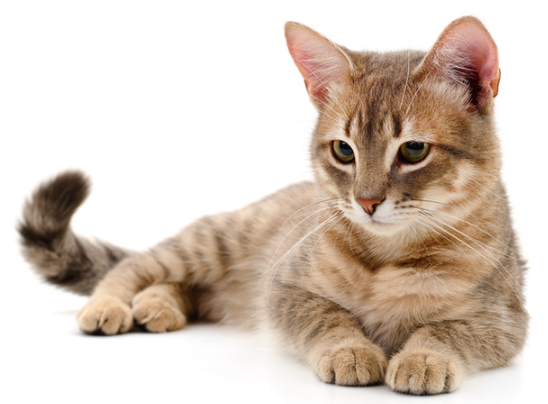
#> input picture assets/cat_lying.png, 548 x 404 px
$ python make_skin.py
#> lines starting #> are read from the running program, lines starting #| are printed output that depends on the picture; after the words box and inside, x2 and y2 are one past the last pixel; in counts of white or black regions, pixels touching at a corner belong together
"""실사 고양이 사진(assets/cat_lying.png)에서 뼈대 고양이에 입힐 '스킨' 조각을 오려낸다.

    python tools/make_skin.py   →  assets/skin/*.png, skin.json

만드는 것:
  head.png            귀를 뺀 머리 (볼에 붙은 어깨 털은 잘라냄)
  ear_near/far.png    움직일 수 있는 귀 두 개 (피벗 = 귀 밑동)
  lid_a/b.png         감은 눈꺼풀 (실제 털 질감 + 음영)
  paw.png             앞발
  fur_body.png        몸통 털 (여러 조각을 불규칙하게 이어 붙이고 줄무늬를 손으로 그려 넣음: 반복 없음)
  fur_leg.png         다리·꼬리 털 (옅은 가로 줄무늬)  / fur_dark.png (먼 쪽 다리)  / fur_cream.png (배·가슴)
사진을 좌우로 뒤집어(고양이가 오른쪽을 보게) 쓴다. 개발용 도구라 Pillow/numpy/scipy 가 필요하다.
"""
import json
from pathlib import Path

import numpy as np
from PIL import Image, ImageDraw, ImageFilter
from scipy import ndimage

ROOT = Path(__file__).resolve().parent.parent
SRC = ROOT / "assets" / "cat_lying.png"
OUT = ROOT / "assets" / "skin"

HEAD_SCALE = 0.244            # 사진 1px = 로컬 단위 0.244
SAVE_SCALE = HEAD_SCALE * 2   # 2배 해상도로 저장 (저장된 이미지 1px = 0.5 단위)
HEAD_CENTER = (146, 170)      # 뒤집은 사진의 얼굴 중심 (머리 회전의 기준점)
EYES_ORIG = [(343, 151), (413, 151)]
MOUTH_ORIG = (385, 224)

# 뒤집은 사진 기준 좌표 (확대 격자로 확인한 값)
EAR_NEAR = {"poly": [(46, 108), (46, 62), (58, 28), (78, 13), (103, 21), (127, 44), (137, 64), (134, 96), (110, 110)],
            "pivot": (100, 98)}     # 왼쪽(뒤쪽) 귀
EAR_FAR = {"poly": [(197, 100), (197, 66), (210, 46), (240, 27), (270, 14), (279, 14), (279, 62), (262, 92),
                    (238, 108), (210, 112)],
           "pivot": (224, 98)}      # 오른쪽(앞쪽) 귀
# 턱 영역 (뒤집은 사진 기준): 입술 선(y≈222) 아래 턱 털. 확대 사진으로 확인한 좌표
JAW_POLY = [(147, 222), (177, 221), (207, 222), (211, 231), (203, 244), (177, 251), (151, 244), (143, 232)]
LIP_M = (177, 221.5)
RES = 2                       # 털 질감 해상도 배수 (1 단위 = 2*RES 텍셀). 확대해도 도트가 보이지 않게
RNG = np.random.default_rng(7)


def foreground_alpha(rgb):
    """흰 배경 제거: 가장자리와 이어진 거의 흰색 영역만 배경으로 본다."""
    dist = 255 - rgb.min(axis=2).astype(np.int16)
    cand = dist <= 22
    lab, _ = ndimage.label(cand)
    border = np.unique(np.concatenate([lab[0], lab[-1], lab[:, 0], lab[:, -1]]))
    bg = np.isin(lab, border[border != 0])
    cand2 = dist <= 62
    lab2, _ = ndimage.label(cand2)
    b2 = np.unique(np.concatenate([lab2[0], lab2[-1], lab2[:, 0], lab2[:, -1]]))
    shadow = np.isin(lab2, b2[b2 != 0]) & ~bg
    bg = bg | (shadow & ndimage.binary_dilation(bg, iterations=6) & (dist <= 62 * 0.6 + 22 * 0.4))
    fg = ndimage.binary_fill_holes(ndimage.binary_opening(~bg, iterations=1))
    lab_fg, n = ndimage.label(fg)
    if n > 1:
        sizes = ndimage.sum(fg, lab_fg, range(1, n + 1))
        fg = lab_fg == (int(np.argmax(sizes)) + 1)
    return ndimage.gaussian_filter(fg.astype(np.float32), 1.0)


def smoothstep(x):
    x = np.clip(x, 0, 1)
    return x * x * (3 - 2 * x)


def poly_mask(shape, poly, blur=0.0):
    img = Image.new("L", (shape[1], shape[0]), 0)
    ImageDraw.Draw(img).polygon([tuple(p) for p in poly], fill=255)
    m = np.asarray(img, np.float32) / 255.0
    return ndimage.gaussian_filter(m, blur) if blur else m


def fill_holes_rgb(rgb, known, sigma=7.0):
    """known(0/1) 밖의 픽셀을 주변 색으로 번지게 채운다 (정규화 컨볼루션)."""
    k = known.astype(np.float32)
    num = np.stack([ndimage.gaussian_filter(rgb[..., c] * k, sigma) for c in range(3)], axis=-1)
    den = ndimage.gaussian_filter(k, sigma)[..., None] + 1e-6
    filled = num / den
    return np.where(known[..., None] > 0.5, rgb, filled)


def save_rgba(arr_rgb, alpha, path, crop=None, resize=None):
    img = Image.fromarray(np.dstack([np.clip(arr_rgb, 0, 255).astype(np.uint8), (np.clip(alpha, 0, 1) * 255).astype(np.uint8)]),
                          "RGBA")
    if crop:
        img = img.crop(crop)
    if resize:
        img = img.resize(resize, Image.LANCZOS)
    img.save(path)
    return img


# ----------------------------------------------------------------------- 털 질감
def quilt(sources, size, n_patch, patch_px, scale, rng):
    """사진 털 조각들을 무작위로 겹쳐 붙여(가장자리 부드럽게) 반복 없는 질감을 만든다."""
    W, H = size
    canvas = np.zeros((H, W, 3), np.float32)
    weight = np.zeros((H, W), np.float32)
    for _ in range(n_patch):
        src = sources[rng.integers(len(sources))]
        s = int(patch_px * rng.uniform(0.8, 1.25))
        sx = rng.integers(0, src.shape[1] - s)
        sy = rng.integers(0, src.shape[0] - s)
        patch = src[sy:sy + s, sx:sx + s]
        if rng.random() < 0.5:
            patch = patch[:, ::-1]
        if rng.random() < 0.5:
            patch = patch[::-1]
        if rng.random() < 0.5:
            patch = np.rot90(patch)
        pw = max(8, int(round(s * scale)))
        patch = np.asarray(Image.fromarray(np.ascontiguousarray(patch).astype(np.uint8)).resize((pw, pw), Image.LANCZOS),
                           np.float32)
        yy, xx = np.mgrid[0:pw, 0:pw]
        # 가장자리에서 0 으로 떨어지는 Hann 창 → 조각 경계가 보이지 않고 부드럽게 섞인다
        win = (np.sin(np.pi * (xx + 0.5) / pw) * np.sin(np.pi * (yy + 0.5) / pw)) ** 2
        x0 = int(rng.integers(-pw // 2, W - pw // 2))
        y0 = int(rng.integers(-pw // 2, H - pw // 2))
        xa, ya = max(0, x0), max(0, y0)
        xb, yb = min(W, x0 + pw), min(H, y0 + pw)
        if xb <= xa or yb <= ya:
            continue
        pwin = win[ya - y0:yb - y0, xa - x0:xb - x0]
        canvas[ya:yb, xa:xb] += patch[ya - y0:yb - y0, xa - x0:xb - x0] * pwin[..., None]
        weight[ya:yb, xa:xb] += pwin
    out = canvas / np.maximum(weight, 1e-3)[..., None]
    hole = weight < 0.02                                    # 아주 드물게 남는 빈 픽셀은 평균색으로 메움
    if hole.any():
        out[hole] = np.median(out[~hole].reshape(-1, 3), axis=0)
    return out


def add_hair(img, rng, density=0.17 / (RES * RES), length=(7 * RES, 16 * RES), spread=36, alpha=(0.20, 0.42), width=2 * RES - 1):
    """털 가닥을 촘촘하게 얹는다. 질감 1px 가 화면에서 0.5 단위라, 가닥 굵기를 2px(=1 단위)로 해야 실제 크기에서도 보인다.
    각 가닥은 그 자리의 털 색을 밝게/어둡게 바꾼 색이라 자연스럽게 섞인다."""
    H, W = img.shape[:2]
    layer = Image.fromarray(np.clip(img, 0, 255).astype(np.uint8)).convert("RGBA")
    ov = Image.new("RGBA", (W, H), (0, 0, 0, 0))
    dr = ImageDraw.Draw(ov)
    for _ in range(int(W * H * density)):
        x, y = rng.uniform(0, W), rng.uniform(0, H)
        ang = np.radians(90 + rng.uniform(-spread, spread))           # 대체로 위아래 방향 (털이 자란 방향)
        ln = rng.uniform(*length)
        base = img[int(y) % H, int(x) % W]
        k = rng.choice((1.30, 1.15, 0.84, 0.70), p=(0.3, 0.25, 0.25, 0.2))
        col = tuple(int(min(255, c * k)) for c in base)
        a = int(255 * rng.uniform(*alpha))
        x2, y2 = x + ln * np.cos(ang), y + ln * np.sin(ang)
        # 털끝은 가늘어지게: 굵은 선 + 끝쪽 가는 선
        mx, my = (x + x2) / 2, (y + y2) / 2
        dr.line((x, y, mx, my), fill=col + (a,), width=width)
        dr.line((mx, my, x2, y2), fill=col + (int(a * 0.8),), width=1)
    return np.asarray(Image.alpha_composite(layer, ov).convert("RGB"), np.float32)


def boost(img, k):
    """평균을 기준으로 밝고 어두운 차이를 k 배로 키운다 (머리 사진처럼 털 결과 무늬가 또렷하게)."""
    mean = img.reshape(-1, 3).mean(axis=0)
    return np.clip(mean + (img - mean) * k, 0, 255)


def paint_tabby(img, dark, rng):
    """자연스러운 얼룩(태비) 무늬: 등 쪽이 가장 짙고 배로 갈수록 옅어지며, 줄은 끊어지고 굵기·간격이 제각각이고,
    줄 사이사이에 번진 점 얼룩이 섞인다. 호랑이처럼 균일하고 긴 줄을 만들지 않는다."""
    H, W = img.shape[:2]
    stripes = Image.new("L", (W, H), 0)
    dr = ImageDraw.Draw(stripes)
    x = rng.uniform(0, 30 * RES)
    while x < W + 30:
        xc = x + rng.uniform(-6, 6) * RES
        nseg = int(rng.choice((1, 2, 2, 3)))
        y0 = -4 * RES
        for _ in range(nseg):                                           # 한 줄을 여러 토막으로 끊는다
            ln = H * rng.uniform(0.12, 0.30)
            w0 = rng.uniform(6, 13) * RES
            wob = rng.uniform(2, 6) * RES
            ph = rng.uniform(0, 6.28)
            lean = rng.uniform(-0.3, 0.3)
            L, R = [], []
            for k in range(0, 13):
                u = k / 12
                y = y0 + u * ln
                cx = xc + wob * np.sin(ph + u * 4.0) + lean * (y - y0)
                w = w0 * (np.sin(np.pi * u) ** 0.7) * (0.8 + 0.2 * np.sin(u * 7 + ph)) + 0.8 * RES   # 양 끝이 가늘다
                L.append((cx - w / 2, y))
                R.append((cx + w / 2, y))
            dr.polygon(L + R[::-1], fill=255)
            y0 += ln + H * rng.uniform(0.04, 0.12)
            xc += lean * ln * 0.4
            if y0 > H * 0.7:
                break
        x += rng.uniform(26, 58) * RES
    stripes = stripes.filter(ImageFilter.GaussianBlur(3.4 * RES))
    a = np.asarray(stripes, np.float32) / 255.0
    # 등 쪽이 가장 짙고, 배 쪽으로 갈수록 옅어진다
    fall = np.clip(1.15 - np.linspace(0, 1, H)[:, None] * 1.0, 0.25, 1.0)
    a = a * fall

    spots = Image.new("L", (W, H), 0)
    sd = ImageDraw.Draw(spots)
    for _ in range(int(W * H / (RES * RES) / 900)):                    # 번진 점 얼룩
        cx, cy = rng.uniform(0, W), rng.uniform(0, H * 0.8)
        r = rng.uniform(2.5, 7) * RES
        sd.ellipse((cx - r * rng.uniform(0.7, 1.4), cy - r, cx + r * rng.uniform(0.7, 1.4), cy + r),
                   fill=int(rng.uniform(80, 200)))
    spots = spots.filter(ImageFilter.GaussianBlur(2.4 * RES))
    b = np.asarray(spots, np.float32) / 255.0 * 0.5 * fall

    mask = np.clip(a * 0.62 + b, 0, 0.85)[..., None]
    detail = ndimage.gaussian_filter(0.85 + 0.3 * rng.random((H, W, 1)).astype(np.float32), (0.8, 0.8, 0))
    return img * (1 - mask) + (np.array(dark, np.float32) * detail) * mask


# [30 lines left out: function paint_stripes, not called in this run]


def paint_rings(img, dark, rng, period=17 * RES, alpha=0.55):
    H, W = img.shape[:2]
    layer = Image.new("L", (W, H), 0)
    dr = ImageDraw.Draw(layer)
    y = rng.uniform(0, period)
    while y < H:
        t = rng.uniform(3, 6) * RES
        pts = [(x, y + 2.5 * RES * np.sin(x / (11 * RES) + y)) for x in range(0, W + 8 * RES, 8 * RES)]
        dr.line(pts, fill=255, width=int(t))
        y += period * rng.uniform(0.8, 1.25)
    layer = layer.filter(ImageFilter.GaussianBlur(1.8 * RES))
    a = (np.asarray(layer, np.float32) / 255.0)[..., None] * alpha
    return img * (1 - a) + np.array(dark, np.float32) * a


def main():
    OUT.mkdir(parents=True, exist_ok=True)
    src = Image.open(SRC).convert("RGB")
    W, H = src.size
    rgb = np.asarray(src)
    alpha = foreground_alpha(rgb)
#> in foreground_alpha, `cand = dist <= 22`:
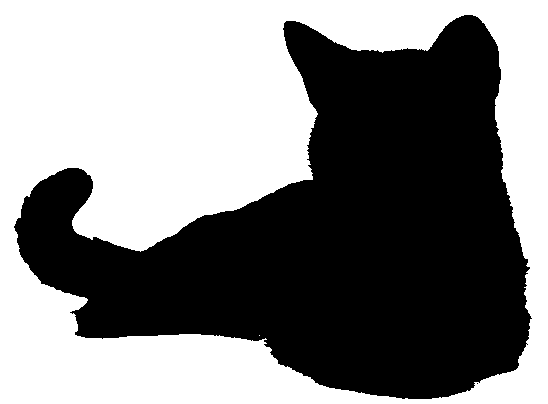
#> cand: shape (404, 548) bool; 51.9% white; 2 black regions (1 under 20 px), largest, box (x1, y1, x2, y2) and area: (14, 15, 532, 399) 106493
#> in foreground_alpha, `lab, _ = ndimage.label(cand)`:
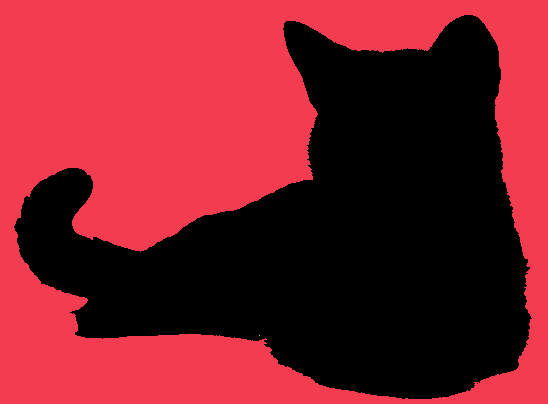
#> lab: shape (404, 548) int32; 3 distinct labels, from 0 to 2; one colour per label, 0 black
#> in foreground_alpha, `border = np.unique(np.concatenate([lab[0], lab[-1], lab[:, 0], lab[:, ..`: border = [1]
#> in foreground_alpha, `lab2, _ = ndimage.label(cand2)`:
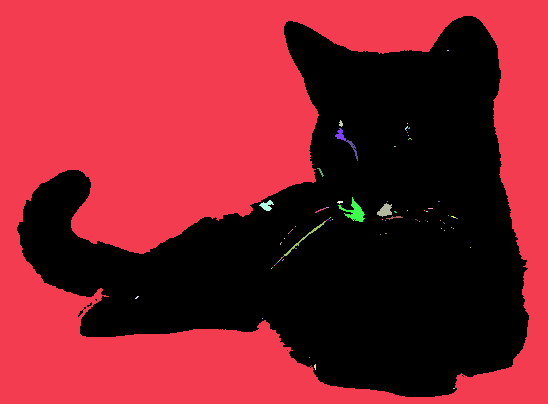
#> lab2: shape (404, 548) int32; 90 distinct labels, from 0 to 89; one colour per label, 0 black
#> in foreground_alpha, `lab_fg, n = ndimage.label(fg)`: n = 1
#> in foreground_alpha, `return ndimage.gaussian_filter(fg.astype(np.float32), 1.0)`:
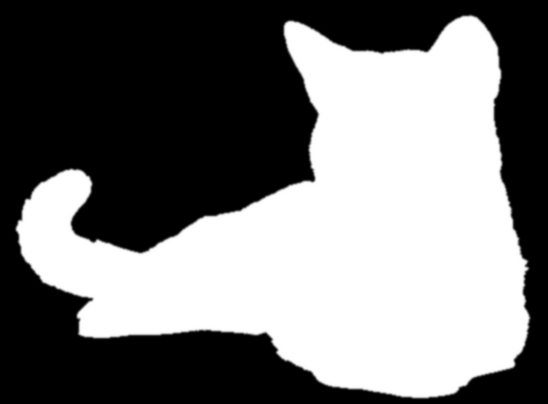
#> returned value: shape (404, 548) float32; min 0, max 1, mean 0.468
    mir = np.ascontiguousarray(rgb[:, ::-1]).astype(np.float32)
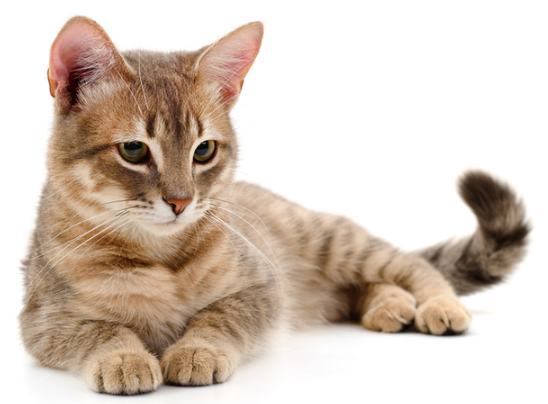
#> mir: shape (404, 548, 3) float32; mean R, G, B 214.6, 200.1, 188.2
    malpha = np.ascontiguousarray(alpha[:, ::-1])
    mx = lambda x: W - x
    yy, xx = np.mgrid[0:H, 0:W]
    cx, cy = HEAD_CENTER
    info = {}

    # ===================================================== 머리 (귀 제외) + 귀 2개
    box = (36, 8, 280, 256)
    # 볼: 오른쪽(주둥이 쪽)은 사진에서 어깨 털이 붙어 있던 곳이라 더 안쪽에서 자른다
    rx = np.where(xx > cx, 90.0, 104.0)
    ell = (((xx - cx) / rx) ** 2 + ((yy - (cy - 2)) / 92.0) ** 2) <= 1.0
    # 턱선: 볼이 가장 넓은 높이(y≈170) 아래로는 윤곽이 안쪽으로 모여 턱으로 이어진다.
    # 타원만 쓰면 볼 아래에 사진 속 목·어깨 털이 불룩하게 딸려 들어오므로, 턱선 밖은 잘라낸다.
    x_left = 46 + 70 * smoothstep((yy - 175) / 75.0)
    x_right = 240 - 55 * smoothstep((yy - 190) / 60.0)
    jaw_line = (xx >= x_left) & (xx <= x_right)
    top_zone = (yy < 118) & (xx > box[0]) & (xx < box[2])
    zone = ndimage.gaussian_filter(((ell & jaw_line) | top_zone).astype(np.float32), 3.5)
    fade = 1.0 - smoothstep((yy - 224) / 30.0)
    head_alpha = malpha * zone * fade

    ear_info = {}
    hole_total = np.zeros_like(head_alpha)
    ear_masks = {}
    for name, e in (("near", EAR_NEAR), ("far", EAR_FAR)):
        m = poly_mask(head_alpha.shape, e["poly"], blur=1.2)
        ear_masks[name] = m
        px, py = e["pivot"]
        above = (yy < py + 3).astype(np.float32)
        hole_total = np.maximum(hole_total, (poly_mask(head_alpha.shape, e["poly"]) > 0.5) * above)
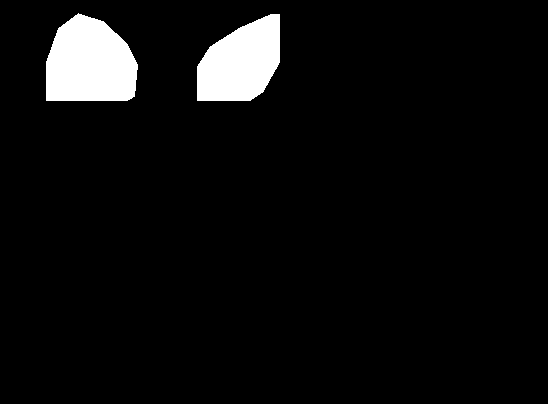
#> hole_total: shape (404, 548) float64; values 0 (black) and 1 (white), 5.3% white; 2 white regions, box (x1, y1, x2, y2) and area: (46, 13, 138, 101) 6454, (197, 14, 280, 101) 5312
#> after the loop, ear_masks = 2 items
    # 귀가 빠진 자리: 귀 밑동 14px 띠만 주변 털색으로 채워 두고(귀가 눕거나 돌아가도 틈이 안 보이게), 나머지는 투명
    known = (head_alpha > 0.5) & (hole_total < 0.5)
#> known: shape (404, 548) bool; 11.7% white; 4 white regions (3 under 20 px), largest, box (x1, y1, x2, y2) and area: (47, 22, 252, 239) 25950
    filled_rgb = fill_holes_rgb(mir, known.astype(np.float32), 7.0)
    band = np.zeros_like(head_alpha)
    for e in (EAR_NEAR, EAR_FAR):
        px, py = e["pivot"]
        poly = poly_mask(head_alpha.shape, e["poly"]) > 0.5
        band = np.maximum(band, poly * (yy >= py - 14) * (yy < py + 3))
#> band: shape (404, 548) float64; values 0 (black) and 1 (white), 1.2% white; 2 white regions, box (x1, y1, x2, y2) and area: (46, 84, 136, 101) 1503, (197, 84, 268, 101) 1087
    band = band * (malpha > 0.5)                              # 귀 실루엣 안쪽만 (배경으로 번지지 않게)
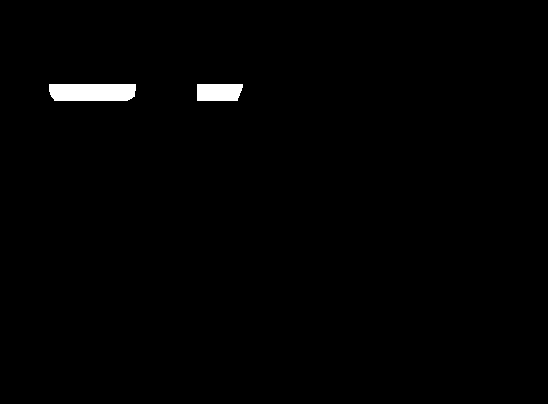
#> band: shape (404, 548) float64; values 0 (black) and 1 (white), 0.98% white; 2 white regions, box (x1, y1, x2, y2) and area: (49, 84, 136, 101) 1428, (197, 84, 243, 101) 743
    head_rgb = np.where(hole_total[..., None] > 0.5, filled_rgb, mir)
    head_a = np.where(hole_total > 0.5, ndimage.gaussian_filter(band, 0.8), head_alpha)
#> (the rest of the program and of its run is left out)
